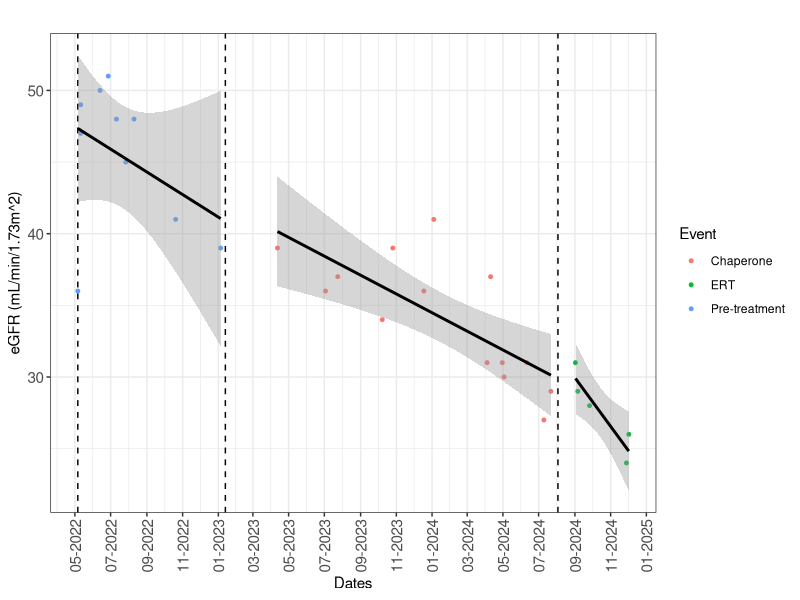

Recreate this plot in R.
# Script for Visualizing Estimated Glomerular Filtration Rate (eGFR) Over Time
# Author: [Your Name]
# Date: [Today's Date]
# Description: This script processes eGFR data, visualizes trends over time, 
# and applies linear regression analysis to different treatment phases.
#
# Inputs:
# - A dataset containing dates and eGFR values.
#
# Outputs:
# - A scatter plot with event markers and regression lines, saved as 'eGFR.svg'.

# Load necessary libraries
library(ggplot2)
library(dplyr)
library(tidyr)

# Define the dates of measurements
dates <- as.Date(c("6-05-2022","11-05-2022","11-05-2022","13-06-2022",
                   "27-06-2022","11-07-2022","27-07-2022","10-08-2022",
                   "20-10-2022","05-01-2023","12-04-2023","12-04-2023",
                   "03-07-2023","03-07-2023","04-01-2024", "24-07-2023","08-10-2023",
                   "26-10-2023","18-12-2023","04-04-2024","10-04-2024",
                   "30-04-2024","03-05-2024","11-06-2024","10-07-2024",
                   "22-07-2024","02-09-2024","06-09-2024","26-09-2024",
                   "28-11-2024","02-12-2024"), format = "%d-%m-%Y")

# Define eGFR values
gfr <- c("36","47","49","50",
         "51","48","45","48",
         "41","39","39","",
         "36","", "41","37",
         "34","39","36","31",
         "37","31","30","31",
         "27","29","31","29",
         "28","24", "26")

# Create a data frame
data <- data.frame(date = dates, GFR = gfr)
data <- data %>% filter(GFR != "")

# Define event phases with start and end dates
event_ranges <- data.frame(
  Event = c("Pre-treatment", "Chaperone", "ERT"),
  Start = as.Date(c("6-05-2022", "13-01-2023", "03-08-2024"), format = "%d-%m-%Y"),
  End = as.Date(c("12-01-2023", "31-07-2024", "02-12-2024"), format = "%d-%m-%Y")
)

# Assign event categories
data$Event <- "Other"
data$Event[data$date >= event_ranges$Start[1] & data$date <= event_ranges$End[1]] <- "Pre-treatment"
data$Event[data$date >= event_ranges$Start[2] & data$date <= event_ranges$End[2]] <- "Chaperone"
data$Event[data$date >= event_ranges$Start[3] & data$date <= event_ranges$End[3]] <- "ERT"

data$Event <- as.factor(data$Event)

# Scatter plot with event colors
eGFR_plot <- ggplot(data, aes(x = date, y = as.numeric(GFR), colour = Event)) +
  geom_point(size = 1) +  # Add points
  scale_x_date(
    date_breaks = "2 months",  # Breaks every 2 months
    date_labels = "%m-%Y"      # Format as Year-Month
  ) +
  labs(title = "", 
       x = "Dates", 
       y = "eGFR (mL/min/1.73m^2)") +
  theme_bw() +
  theme(
    axis.text.x = element_text(angle = 90, hjust = 1, vjust = 0.5, size = 11),  # Rotate x-axis labels
    axis.text.y = element_text(size = 11)
  ) +
  geom_vline(xintercept = event_ranges$Start, color = "black", linetype = "dashed") +
  geom_smooth(method = "lm", aes(group = Event), color = "black", se = TRUE)   # Regression lines

# Linear regression analysis for each event group
slopes <- data %>%
  group_by(Event) %>%
  do(model = lm(as.numeric(GFR) ~ as.numeric(date), data = .)) %>%
  summarise(
    slope = coef(model)[2],  # Extract slope (rate of change)
    intercept = coef(model)[1],  # Extract intercept
    Event = Event
  )

# Print the regression slopes
print(slopes)

# Save the plot
ggsave(file = "eGFR.svg", plot = eGFR_plot, width = 10, height = 6)
